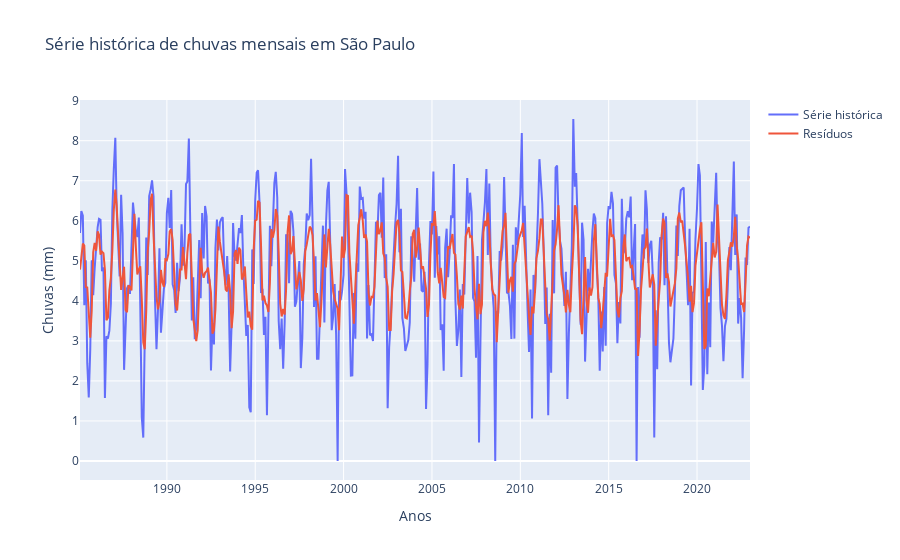

The code cell stored with this chart in its notebook:
### Markdown cell above
Verificando os gráficos do ACF e do PACF, notamos que alguns valores estão fora do intervalo de confiança, apontando para a **existência de autocorrelação nos resíduos**, mesmo que fraca

### Code cell
fig = go.Figure()
_ = serie_n-residuos_ma
fig.add_trace(go.Scatter(x=serie_n.index, y=serie_n.values,
                    mode='lines',
                    name='Série histórica'))
fig.add_trace(go.Scatter(x=serie_n.index, y=_,
                    mode='lines',
                    name='Resíduos'))
fig.update_layout(title='Série histórica de chuvas mensais em São Paulo',
                    xaxis_title='Anos',
                    yaxis_title='Chuvas (mm)')
fig.show()

### Figure 1 — Plotly figure (JSON) as saved in the notebook; plotly's stock layout.template omitted (floating-point values rounded to 4 significant figures; data arrays with more than 128 entries replaced by an {"elided": "..."} marker saying what was removed)
{"data": [{"mode": "lines", "name": "Série histórica", "type": "scatter", "x": {"elided": "456 str values"}, "y": {"elided": "456 float values"}}, {"mode": "lines", "name": "Resíduos", "type": "scatter", "x": {"elided": "456 str values"}, "y": {"elided": "456 float values"}}], "layout": {"title": {"text": "Série histórica de chuvas mensais em São Paulo"}, "xaxis": {"title": {"text": "Anos"}}, "yaxis": {"title": {"text": "Chuvas (mm)"}}}}
